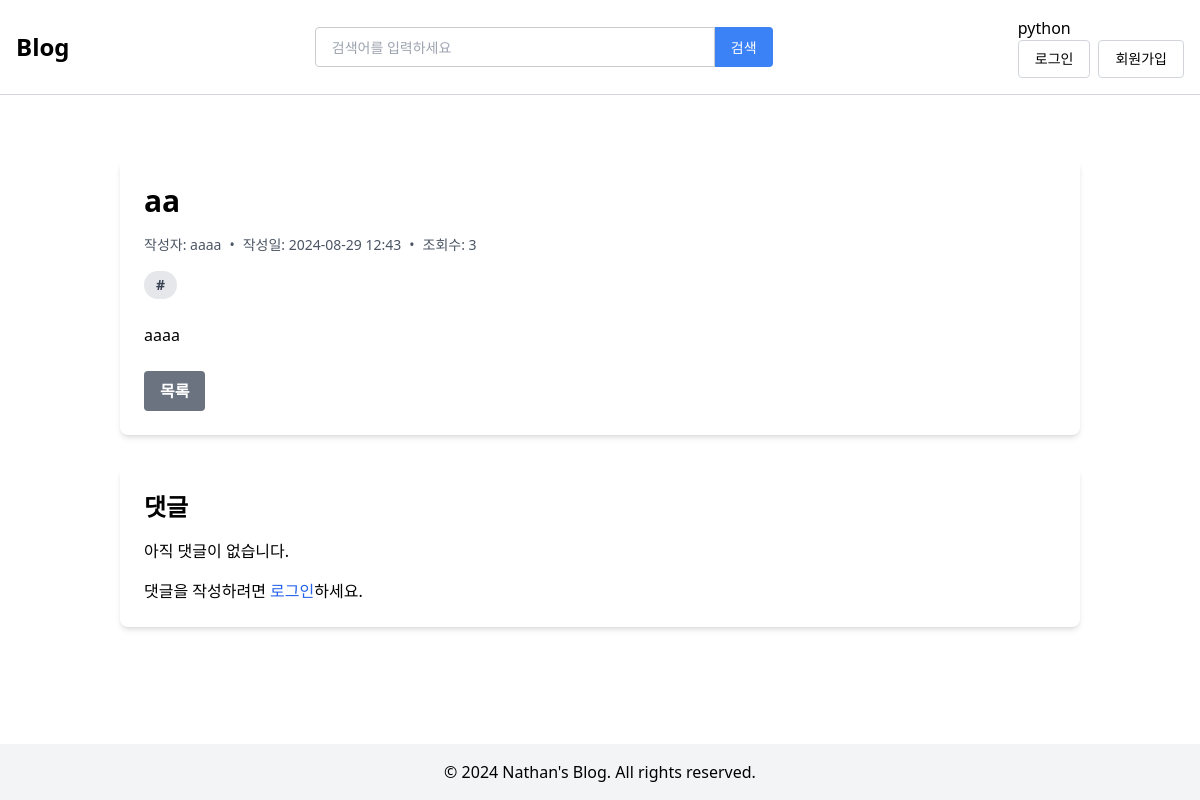
Page /blog/posts/1/ on the committed database.
### blog/models.py (models this page shows, shortened)
class Category(models.Model):
    name = models.CharField(max_length=100)
    slug = models.SlugField(max_length=100, unique=True, allow_unicode=True)
    class Meta:
        verbose_name_plural = "Categories"

class Post(models.Model):
    title = models.CharField(max_length=200)
    content = models.TextField()
    user = models.ForeignKey(
        User, on_delete=models.CASCADE, null=False, related_name="posts"
    )
    thumb_image = models.ImageField(upload_to="blog/images/%Y/%m/%d/", blank=True)
    file_upload = models.FileField(upload_to="blog/files/%Y/%m/%d/", blank=True)
    created_at = models.DateTimeField(auto_now_add=True)
    updated_at = models.DateTimeField(auto_now=True)
    category = models.ForeignKey(
        Category, on_delete=models.SET_NULL, null=True, related_name="posts"
    )
    tags = models.ManyToManyField(Tag, related_name="posts", blank=True)
    likes = models.PositiveIntegerField(default=0)
    view_count = models.PositiveIntegerField(default=0)

class Tag(models.Model):
    name = models.CharField(max_length=50, unique=True)
    slug = models.SlugField(max_length=50, unique=True, allow_unicode=True)
    class Meta:
        ordering = ["name"]

### blog/views.py (the view)
# urls.py: path("posts/<int:pk>/", views.PostDetailView.as_view(), name="post_detail"),
class PostDetailView(DetailView):
    model = Post
    template_name = "blog/post_detail.html"
    context_object_name = "post"
    def get_object(self):
        obj = super().get_object()
        Post.objects.filter(pk=obj.pk).update(view_count=F("view_count") + 1)
        return obj
    def get_queryset(self):
        return super().get_queryset().prefetch_related("tags")

### blog/context_processors.py (called while the page is built)
def categories(request):
    categories = cache.get("all_categories")
    if not categories:
        categories = list(Category.objects.all())
        cache.set("all_categories", categories, 3600)  # 1시간 동안 캐시
    return {"categories": categories}

### templates/blog/post_detail.html (shortened to what this page needs)
{% extends 'base.html' %}
{% block content %}
<div class="container mx-auto mt-8 px-4">
  <div class="bg-white shadow-md rounded-lg p-6">
    <h1 class="text-3xl font-bold mb-4">{{ post.title }}</h1>
    <div class="flex items-center text-gray-600 text-sm mb-4">
      <span>작성자: {{ post.user }}</span>
      <span class="mx-2">•</span>
      <span>작성일: {{ post.created_at|date:"Y-m-d H:i" }}</span>
      <span class="mx-2">•</span>
      <span>조회수: {{ post.view_count }}</span>
    </div>
    {% if post.tags.all %}
    <div class="mb-4">
      {% for tag in post.tags.all %}
        <span class="inline-block bg-gray-200 rounded-full px-3 py-1 text-sm font-semibold text-gray-700 mr-2 mb-2">#{{ tag.name }}</span>
      {% endfor %}
    </div>
    {% endif %}
    <div class="prose max-w-none">
      {{ post.content|linebreaks }}
    </div>
    <div class="mt-6 flex justify-between items-center">
      <a href="{% url 'blog:post_list' %}" class="bg-gray-500 hover:bg-gray-600 text-white font-bold py-2 px-4 rounded">목록</a>
    </div>
  </div>
  <div class="mt-8 bg-white shadow-md rounded-lg p-6">
    <h2 class="text-2xl font-bold mb-4">댓글</h2>
    {% for comment in post.comments.all %}
      {% if not comment.parent_comment %}
        <div class="mb-4 pb-4 border-b">
          <p>{{ comment.content }}</p>
          <p class="text-sm text-gray-600 mt-1">작성자: {{ comment.user.profile.nickname|default:comment.user.username }}</p>
          {% if user.is_authenticated %}
            <a href="{% url 'blog:add_reply' post.pk comment.pk %}" class="text-blue-600 hover:underline text-sm">답글 달기</a>
          {% endif %}
          {% if user == comment.user %}
            <a href="{% url 'blog:delete_comment' comment.pk %}" class="text-red-600 hover:underline text-sm ml-2">삭제</a>
          {% endif %}
          {% if comment.replies.exists %}
            <div class="ml-8 mt-2">
              {% for reply in comment.replies.all %}
                <div class="mb-2 pb-2 border-b border-gray-200">
                  <p>{{ reply.content }}</p>
                  <p class="text-sm text-gray-600 mt-1">작성자: {{ reply.user.profile.nickname|default:reply.user.username }}</p>
                  {% if user == reply.user %}
                    <a href="{% url 'blog:delete_comment' reply.pk %}" class="text-red-600 hover:underline text-sm">삭제</a>
                  {% endif %}
                </div>
              {% endfor %}
            </div>
          {% endif %}
        </div>
      {% endif %}
    {% empty %}
      <p>아직 댓글이 없습니다.</p>
    {% endfor %}
    {% if user.is_authenticated %}
      <a href="{% url 'blog:add_comment' post.pk %}" class="bg-green-500 hover:bg-green-600 text-white font-bold py-2 px-4 rounded inline-block mt-4">댓글 작성</a>
    {% else %}
      <p class="mt-4">댓글을 작성하려면 <a href="{% url 'login' %}" class="text-blue-600 hover:underline">로그인</a>하세요.</p>
    {% endif %}
  </div>
</div>
{% endblock %}

### templates/base.html (shortened to what this page needs)
<!DOCTYPE html>
<html lang="ko">
<head>
    {% load static %}
    <script src="https://cdn.tailwindcss.com"></script>
    <link href="{% static 'css/accounts_style.css' %}" rel="stylesheet">
</head>
<body class="flex flex-col min-h-screen">
    <header class="py-4 flex justify-between items-center border-b border-gray-300 px-4">
        <h1 class="text-2xl font-bold"><a href="{% url 'blog:post_list' %}">Blog</a></h1>
        <form action="{% url 'blog:post_search' %}" method="get" class="flex items-center">
            <input class="border border-gray-300 rounded-l px-4 h-10 text-sm mt-0 leading-normal" type="text" name="q" value="{{ request.GET.q }}" placeholder="검색어를 입력하세요">
            <button class="bg-blue-500 text-white rounded-r px-4 h-10 text-sm hover:bg-blue-600 leading-normal" type="submit">검색</button>
        </form>
        <nav>
            <ul>
                {% for category in categories %}
                    <li><a href="{% url 'blog:category_detail' category.pk %}">{{ category.name }}</a></li>
                {% endfor %}
            </ul>
            <ul class="flex gap-2">
                {% if user.is_authenticated %}
                    <li><a href="{% url 'blog:post_new' %}" class="inline-block border border-gray-300 rounded px-4 py-2 text-sm hover:bg-gray-100">글쓰기</a></li>
                    <li><a href="{% url 'accounts:profile' %}" class="inline-block border border-gray-300 rounded px-4 py-2 text-sm hover:bg-gray-100">프로필</a></li>
                    <li>
                        <form action="{% url 'accounts:logout' %}" method="post" class="inline">
                            {% csrf_token %}
                            <button type="submit" class="inline-block border border-gray-300 rounded px-4 py-2 text-sm hover:bg-gray-100">로그아웃</button>
                        </form>
                    </li>
                {% else %}
                    <li><a href="{% url 'accounts:user_login' %}" class="inline-block border border-gray-300 rounded px-4 py-2 text-sm hover:bg-gray-100">로그인</a></li>
                    <li><a href="{% url 'accounts:user_signup' %}" class="inline-block border border-gray-300 rounded px-4 py-2 text-sm hover:bg-gray-100">회원가입</a></li>
                {% endif %}
            </ul>
        </nav>
    </header>
    <main class="flex-grow container mx-auto mt-8 px-4">
        {% block content %}{% endblock %}
    </main>
    <footer class="mt-8 py-4 bg-gray-100 text-center">
        <p>&copy; 2024 Nathan's Blog. All rights reserved.</p>
    </footer>
</body>
</html>

### static/css/accounts_style.css (style rules this page uses)
input[type="text"], input[type="password"], input[type="email"], textarea { width: 400px; border: 1px solid #ccc; color: #333; height: 40px; }

### rows in the picture
Category: name "python"
Post: title "aa", user "aaaa", created_at "2024-08-29 12:43", view_count "3", content "aaaa"
